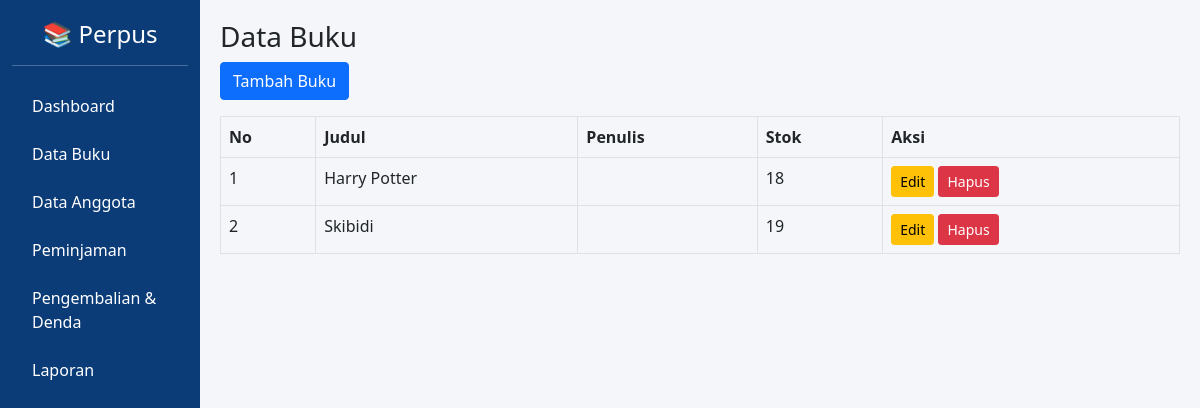
The page /buku/buku.php on the database its author committed.
### tables this page shows
CREATE TABLE `buku` (
  `id_buku` int(11) NOT NULL,
  `judul` varchar(100) DEFAULT NULL,
  `penulis` varchar(100) DEFAULT NULL,
  `penerbit` varchar(100) DEFAULT NULL,
  `tahun` int(11) DEFAULT NULL,
  `stok` int(11) DEFAULT NULL
);

### buku/buku.php (the view, shortened to what this page needs)
<?php include '../layout.php'; ?>
<h3>Data Buku</h3>
<a href="tambah.php" class="btn btn-primary mb-3">Tambah Buku</a>
<table class="table table-bordered">
<tr>
<th>No</th><th>Judul</th><th>Penulis</th><th>Stok</th><th>Aksi</th>
</tr>
<?php
$no=1;
$data=mysqli_query($conn,"SELECT * FROM buku");
while($d=mysqli_fetch_array($data)){
?>
<tr>
<td><?= $no++ ?></td>
<td><?= $d['judul'] ?></td>
<td><?= $d['penulis'] ?></td>
<td><?= $d['stok'] ?></td>
<td>
<a href="edit.php?id=<?= $d['id_buku'] ?>" class="btn btn-warning btn-sm">Edit</a>
<a href="hapus.php?id=<?= $d['id_buku'] ?>" class="btn btn-danger btn-sm">Hapus</a>
</td>
</tr>
<?php } ?>
</table>

### layout.php (style rules this page uses)
body { background: #f4f6f9; font-family: 'Segoe UI'; }

### rows shown on the page
buku: judul "Harry Potter", stok "18"
buku: judul "Skibidi", stok "19"
